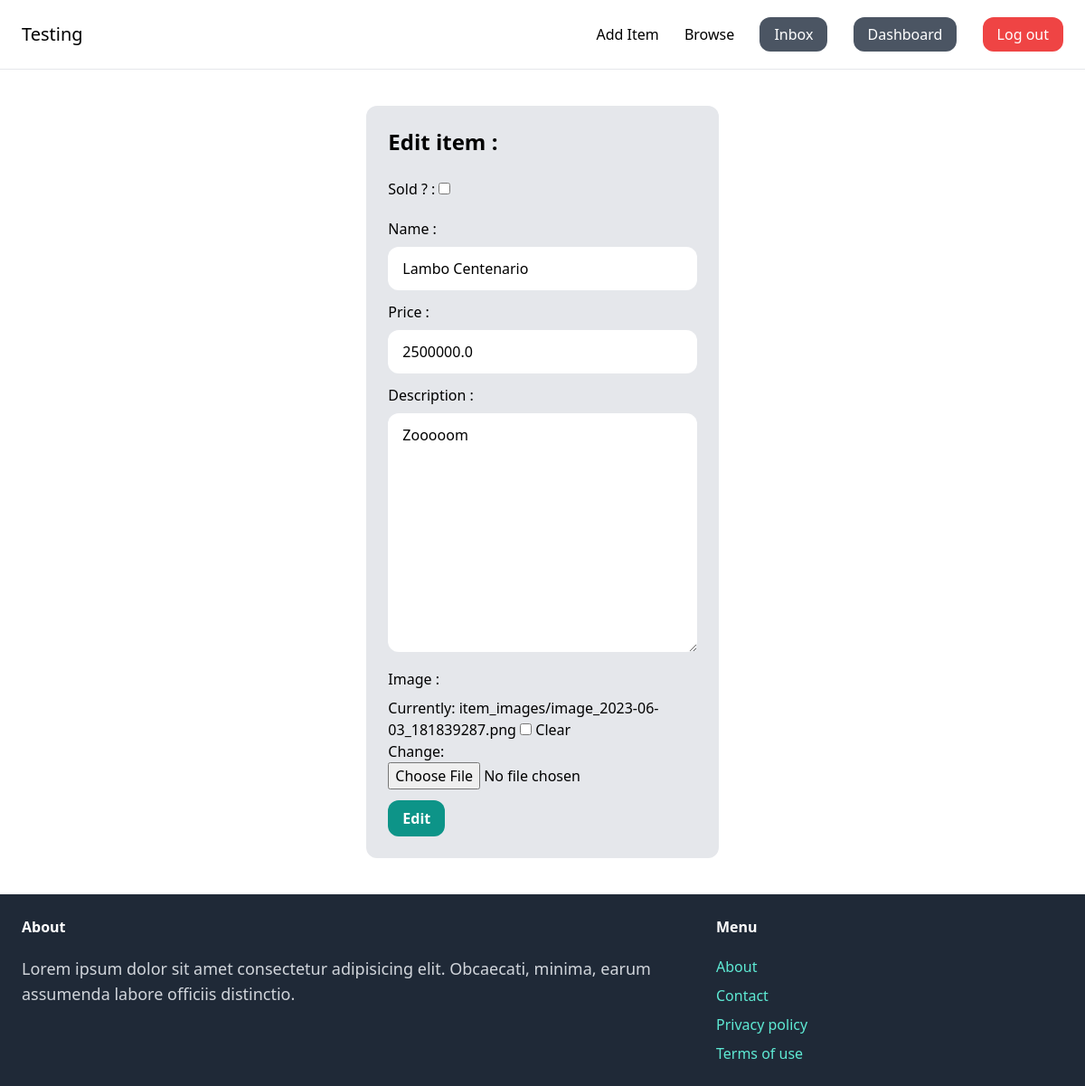
The page /items/5/edit/ (signed in) on the database its author committed.
### item/models.py (models this page shows, shortened)
class Item(models.Model):
    name = models.CharField(max_length=255)
    description = models.TextField(null=True, blank=True)
    price = models.FloatField()
    image = models.ImageField(upload_to='item_images', null=True, blank=True)
    is_sold=models.BooleanField(default=False)
    category = models.ForeignKey(Category,related_name='items', on_delete=models.CASCADE)
    created_at = models.DateTimeField(auto_now_add=True)
    created_by = models.ForeignKey(User, related_name='items', on_delete=models.CASCADE)

### item/views.py (the view)
# urls.py: path('<int:pk>/edit/', views.edit, name='edit'),
@login_required
def edit(request,pk):
    item=get_object_or_404(Item,pk=pk,created_by=request.user)
    if request.method=='POST':
        form=EditItemForm(request.POST,request.FILES,instance=item)
        if form.is_valid():
            form.save()
            return redirect('item:detail',pk=item.id)
    else:
        form=EditItemForm(instance=item)
        return render(request,'item/form.html',{'form':form,'title':'Edit'})

### item/forms.py
class EditItemForm(forms.ModelForm):
    class Meta:
        model=Item
        fields=('name','price','description','is_sold','image')
        widgets = {
            'name':forms.TextInput(attrs={'class':INPUT_STYLE}),
            'price':forms.NumberInput(attrs={'class':INPUT_STYLE}),
            'description':forms.Textarea(attrs={'class':INPUT_STYLE}),
        }

### item/templates/item/form.html (shortened to what this page needs)
{% extends 'core/base.html' %}
{% block content %}
<div class="w-1/3 bg-gray-200 rounded-xl p-6 mx-auto">
    <p class="font-semibold text-2xl">{{title}} item :</p>
    <form action="." method="POST" enctype="multipart/form-data" class="pt-6">
        {% if title == 'Add' %}
        <div class="mb-3">
            <label class="mb-2 inline-block" for="category">Category :</label><br>
            {{form.category}}
        </div>
        {% else %}
        <div class="mb-3">
            <label class="mb-2 inline-block" for="sold">Sold ? :</label>
            {{form.is_sold}}
        </div>
        {% endif %}
        <div class="mb-3">
            <label class="mb-2 inline-block" for="name">Name :</label><br>
            {{form.name}}
        </div>
        <div class="mb-3">
            <label class="mb-2 inline-block" for="price">Price :</label><br>
            {{form.price}}
        </div>
        <div class="mb-3">
            <label class="mb-2 inline-block" for="Description">Description :</label><br>
            {{form.description}}
        </div>
        <div class="mb-3">
            <label class="mb-2 inline-block" for="image">Image :</label><br>
            {{form.image}}
        </div>
        <button class="px-4 py-2 bg-teal-600 hover:bg-teal-700 rounded-xl text-white font-semibold">{{title}}</button>
    </form>
</div>
{% endblock content %}

### rows shown on the page
Item: name "Lambo Centenario", price "2500000.0", description "Zooooom"

### other values the page prints
{{ title }} "Edit"
